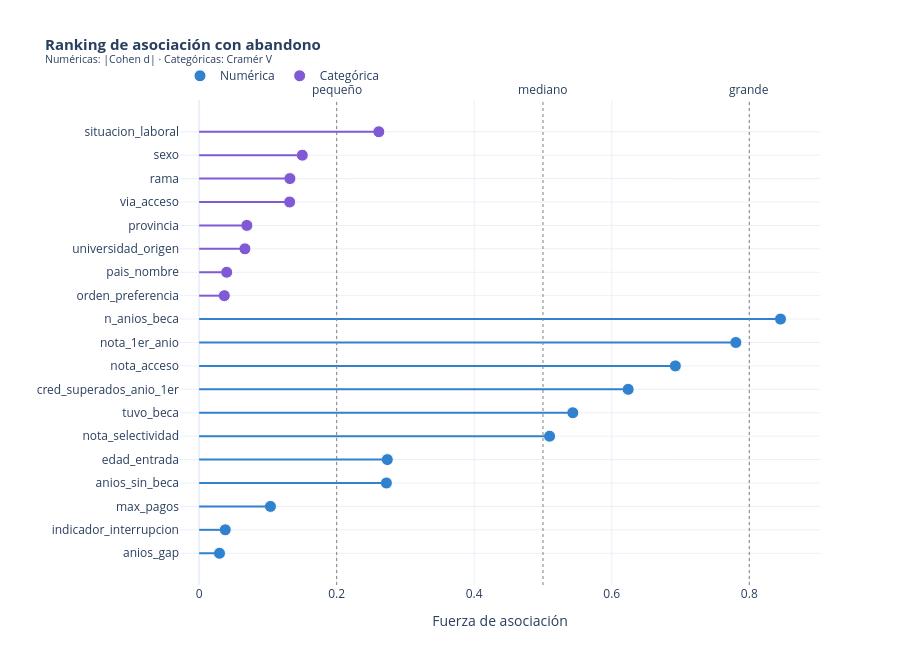

Here is the notebook cell this chart was saved with:
### Markdown cell above
---
## 3 · Ranking global de asociación con `abandono`

### Code cell
# ── 3 Ranking unificado: numéricas (|cohen_d|) + categóricas (cramer_v) ──────
# Normalizamos a una escala común [0,1] para poder ordenar juntas
ranking_num = resultados_num[["variable", "cohen_d"]].copy()
ranking_num["asociacion"] = ranking_num["cohen_d"].abs()
ranking_num["tipo"] = "Numérica"
ranking_num["metrica"] = "|Cohen d|"

ranking_cat = resultados_cat[["variable", "cramer_v"]].copy()
ranking_cat["asociacion"] = ranking_cat["cramer_v"]
ranking_cat["tipo"] = "Categórica"
ranking_cat["metrica"] = "Cramér V"

ranking = pd.concat([
    ranking_num[["variable", "asociacion", "tipo", "metrica"]],
    ranking_cat[["variable", "asociacion", "tipo", "metrica"]]
], ignore_index=True).sort_values("asociacion", ascending=True)

# Lollipop chart con Plotly
fig_rank = go.Figure()

colores_tipo = {"Numérica": COLOR_CONTINUA, "Categórica": "#805ad5"}

for _, row in ranking.iterrows():
    color = colores_tipo[row["tipo"]]
    # Línea horizontal
    fig_rank.add_shape(
        type="line",
        x0=0, x1=row["asociacion"],
        y0=row["variable"], y1=row["variable"],
        line=dict(color=color, width=2)
    )

for tipo, color in colores_tipo.items():
    sub = ranking[ranking["tipo"] == tipo]
    fig_rank.add_trace(go.Scatter(
        x=sub["asociacion"],
        y=sub["variable"],
        mode="markers",
        marker=dict(size=12, color=color, line=dict(width=1, color="white")),
        name=tipo,
        text=sub.apply(lambda r: f"{r['metrica']}: {r['asociacion']:.3f}", axis=1),
        hovertemplate="<b>%{y}</b><br>%{text}<extra></extra>"
    ))

fig_rank.update_layout(
    title=dict(
        text="<b>Ranking de asociación con abandono</b><br>"
             "<sup>Numéricas: |Cohen d| · Categóricas: Cramér V</sup>",
        font=dict(size=15)
    ),
    xaxis_title="Fuerza de asociación",
    yaxis_title="",
    height=max(400, len(ranking) * 35),
    template="plotly_white",
    legend=dict(orientation="h", yanchor="bottom", y=1.02)
)

# Líneas de referencia para Cohen d
for umbral, etiqueta in [(0.2, "pequeño"), (0.5, "mediano"), (0.8, "grande")]:
    fig_rank.add_vline(
        x=umbral, line_dash="dot", line_color="gray", line_width=1,
        annotation_text=etiqueta, annotation_position="top"
    )

fig_rank.show()

### Figure 1 — Plotly figure (JSON) as saved in the notebook; plotly's stock layout.template omitted (floating-point values rounded to 4 significant figures)
{"data": [{"hovertemplate": "<b>%{y}</b><br>%{text}<extra></extra>", "marker": {"color": "#3182ce", "line": {"color": "white", "width": 1}, "size": 12}, "mode": "markers", "name": "Numérica", "text": ["|Cohen d|: 0.030", "|Cohen d|: 0.038", "|Cohen d|: 0.104", "|Cohen d|: 0.272", "|Cohen d|: 0.274", "|Cohen d|: 0.510", "|Cohen d|: 0.543", "|Cohen d|: 0.624", "|Cohen d|: 0.693", "|Cohen d|: 0.780", "|Cohen d|: 0.845"], "type": "scatter", "x": [0.0296, 0.038, 0.1037, 0.2723, 0.2736, 0.5096, 0.5434, 0.6239, 0.6925, 0.7805, 0.8454], "y": ["anios_gap", "indicador_interrupcion", "max_pagos", "anios_sin_beca", "edad_entrada", "nota_selectividad", "tuvo_beca", "cred_superados_anio_1er", "nota_acceso", "nota_1er_anio", "n_anios_beca"]}, {"hovertemplate": "<b>%{y}</b><br>%{text}<extra></extra>", "marker": {"color": "#805ad5", "line": {"color": "white", "width": 1}, "size": 12}, "mode": "markers", "name": "Categórica", "text": ["Cramér V: 0.037", "Cramér V: 0.040", "Cramér V: 0.067", "Cramér V: 0.069", "Cramér V: 0.132", "Cramér V: 0.132", "Cramér V: 0.150", "Cramér V: 0.261"], "type": "scatter", "x": [0.0366, 0.0401, 0.0666, 0.0694, 0.1316, 0.132, 0.15, 0.2613], "y": ["orden_preferencia", "pais_nombre", "universidad_origen", "provincia", "via_acceso", "rama", "sexo", "situacion_laboral"]}], "layout": {"annotations": [{"showarrow": false, "text": "pequeño", "x": 0.2, "xanchor": "center", "xref": "x", "y": 1, "yanchor": "bottom", "yref": "y domain"}, {"showarrow": false, "text": "mediano", "x": 0.5, "xanchor": "center", "xref": "x", "y": 1, "yanchor": "bottom", "yref": "y domain"}, {"showarrow": false, "text": "grande", "x": 0.8, "xanchor": "center", "xref": "x", "y": 1, "yanchor": "bottom", "yref": "y domain"}], "height": 665, "legend": {"orientation": "h", "y": 1.02, "yanchor": "bottom"}, "shapes": [{"line": {"color": "#3182ce", "width": 2}, "type": "line", "x0": 0, "x1": 0.0296, "y0": "anios_gap", "y1": "anios_gap"}, {"line": {"color": "#805ad5", "width": 2}, "type": "line", "x0": 0, "x1": 0.0366, "y0": "orden_preferencia", "y1": "orden_preferencia"}, {"line": {"color": "#3182ce", "width": 2}, "type": "line", "x0": 0, "x1": 0.038, "y0": "indicador_interrupcion", "y1": "indicador_interrupcion"}, {"line": {"color": "#805ad5", "width": 2}, "type": "line", "x0": 0, "x1": 0.0401, "y0": "pais_nombre", "y1": "pais_nombre"}, {"line": {"color": "#805ad5", "width": 2}, "type": "line", "x0": 0, "x1": 0.0666, "y0": "universidad_origen", "y1": "universidad_origen"}, {"line": {"color": "#805ad5", "width": 2}, "type": "line", "x0": 0, "x1": 0.0694, "y0": "provincia", "y1": "provincia"}, {"line": {"color": "#3182ce", "width": 2}, "type": "line", "x0": 0, "x1": 0.1037, "y0": "max_pagos", "y1": "max_pagos"}, {"line": {"color": "#805ad5", "width": 2}, "type": "line", "x0": 0, "x1": 0.1316, "y0": "via_acceso", "y1": "via_acceso"}, {"line": {"color": "#805ad5", "width": 2}, "type": "line", "x0": 0, "x1": 0.132, "y0": "rama", "y1": "rama"}, {"line": {"color": "#805ad5", "width": 2}, "type": "line", "x0": 0, "x1": 0.15, "y0": "sexo", "y1": "sexo"}, {"line": {"color": "#805ad5", "width": 2}, "type": "line", "x0": 0, "x1": 0.2613, "y0": "situacion_laboral", "y1": "situacion_laboral"}, {"line": {"color": "#3182ce", "width": 2}, "type": "line", "x0": 0, "x1": 0.2723, "y0": "anios_sin_beca", "y1": "anios_sin_beca"}, {"line": {"color": "#3182ce", "width": 2}, "type": "line", "x0": 0, "x1": 0.2736, "y0": "edad_entrada", "y1": "edad_entrada"}, {"line": {"color": "#3182ce", "width": 2}, "type": "line", "x0": 0, "x1": 0.5096, "y0": "nota_selectividad", "y1": "nota_selectividad"}, {"line": {"color": "#3182ce", "width": 2}, "type": "line", "x0": 0, "x1": 0.5434, "y0": "tuvo_beca", "y1": "tuvo_beca"}, {"line": {"color": "#3182ce", "width": 2}, "type": "line", "x0": 0, "x1": 0.6239, "y0": "cred_superados_anio_1er", "y1": "cred_superados_anio_1er"}, {"line": {"color": "#3182ce", "width": 2}, "type": "line", "x0": 0, "x1": 0.6925, "y0": "nota_acceso", "y1": "nota_acceso"}, {"line": {"color": "#3182ce", "width": 2}, "type": "line", "x0": 0, "x1": 0.7805, "y0": "nota_1er_anio", "y1": "nota_1er_anio"}, {"line": {"color": "#3182ce", "width": 2}, "type": "line", "x0": 0, "x1": 0.8454, "y0": "n_anios_beca", "y1": "n_anios_beca"}, {"line": {"color": "gray", "dash": "dot", "width": 1}, "type": "line", "x0": 0.2, "x1": 0.2, "xref": "x", "y0": 0, "y1": 1, "yref": "y domain"}, {"line": {"color": "gray", "dash": "dot", "width": 1}, "type": "line", "x0": 0.5, "x1": 0.5, "xref": "x", "y0": 0, "y1": 1, "yref": "y domain"}, {"line": {"color": "gray", "dash": "dot", "width": 1}, "type": "line", "x0": 0.8, "x1": 0.8, "xref": "x", "y0": 0, "y1": 1, "yref": "y domain"}], "title": {"font": {"size": 15}, "text": "<b>Ranking de asociación con abandono</b><br><sup>Numéricas: |Cohen d| · Categóricas: Cramér V</sup>"}, "xaxis": {"title": {"text": "Fuerza de asociación"}}, "yaxis": {"title": {"text": ""}}}}
